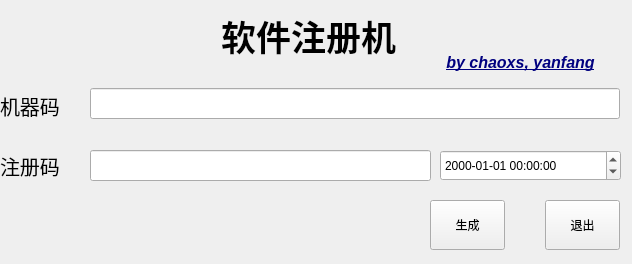
<?xml version="1.0" encoding="UTF-8"?>
<ui version="4.0">
 <class>MainWindow</class>
 <widget class="QMainWindow" name="MainWindow">
  <property name="geometry">
   <rect>
    <x>0</x>
    <y>0</y>
    <width>632</width>
    <height>264</height>
   </rect>
  </property>
  <property name="windowTitle">
   <string>注册机 V1.0</string>
  </property>
  <widget class="QWidget" name="centralWidget">
   <widget class="QDateEdit" name="dateEdit">
    <property name="geometry">
     <rect>
      <x>440</x>
      <y>150</y>
      <width>181</width>
      <height>31</height>
     </rect>
    </property>
    <property name="displayFormat">
     <string>yyyy-MM-dd hh:mm:ss</string>
    </property>
   </widget>
   <widget class="QPushButton" name="pushButton">
    <property name="geometry">
     <rect>
      <x>430</x>
      <y>200</y>
      <width>75</width>
      <height>50</height>
     </rect>
    </property>
    <property name="text">
     <string>生成</string>
    </property>
   </widget>
   <widget class="QLineEdit" name="lineEdit">
    <property name="geometry">
     <rect>
      <x>90</x>
      <y>88</y>
      <width>530</width>
      <height>31</height>
     </rect>
    </property>
    <property name="font">
     <font>
      <pointsize>15</pointsize>
     </font>
    </property>
   </widget>
   <widget class="QLabel" name="label_2">
    <property name="geometry">
     <rect>
      <x>0</x>
      <y>150</y>
      <width>81</width>
      <height>31</height>
     </rect>
    </property>
    <property name="font">
     <font>
      <pointsize>15</pointsize>
     </font>
    </property>
    <property name="text">
     <string>注册码</string>
    </property>
   </widget>
   <widget class="QPushButton" name="pushButton_2">
    <property name="geometry">
     <rect>
      <x>545</x>
      <y>200</y>
      <width>75</width>
      <height>50</height>
     </rect>
    </property>
    <property name="text">
     <string>退出</string>
    </property>
   </widget>
   <widget class="QLineEdit" name="lineEdit_2">
    <property name="geometry">
     <rect>
      <x>90</x>
      <y>150</y>
      <width>341</width>
      <height>31</height>
     </rect>
    </property>
    <property name="font">
     <font>
      <pointsize>15</pointsize>
     </font>
    </property>
   </widget>
   <widget class="QLabel" name="label">
    <property name="geometry">
     <rect>
      <x>0</x>
      <y>90</y>
      <width>81</width>
      <height>31</height>
     </rect>
    </property>
    <property name="font">
     <font>
      <pointsize>15</pointsize>
     </font>
    </property>
    <property name="text">
     <string>机器码</string>
    </property>
   </widget>
   <widget class="QLabel" name="label_3">
    <property name="geometry">
     <rect>
      <x>221</x>
      <y>10</y>
      <width>231</width>
      <height>51</height>
     </rect>
    </property>
    <property name="font">
     <font>
      <family>华文隶书</family>
      <pointsize>14</pointsize>
     </font>
    </property>
    <property name="text">
     <string>&lt;html&gt;&lt;head/&gt;&lt;body&gt;&lt;p&gt;&lt;span style=&quot; font-size:26pt; font-weight:600;&quot;&gt;软件注册机&lt;/span&gt;&lt;/p&gt;&lt;/body&gt;&lt;/html&gt;</string>
    </property>
    <property name="textFormat">
     <enum>Qt::AutoText</enum>
    </property>
   </widget>
   <widget class="QLabel" name="label_4">
    <property name="geometry">
     <rect>
      <x>420</x>
      <y>50</y>
      <width>201</width>
      <height>25</height>
     </rect>
    </property>
    <property name="text">
     <string>&lt;html&gt;&lt;head/&gt;&lt;body&gt;&lt;p align=&quot;center&quot;&gt;&lt;span style=&quot; font-size:12pt; font-weight:600; font-style:italic; text-decoration: underline; color:#00007f;&quot;&gt;by chaoxs, yanfang&lt;/span&gt;&lt;/p&gt;&lt;/body&gt;&lt;/html&gt;</string>
    </property>
   </widget>
  </widget>
 </widget>
 <layoutdefault spacing="6" margin="11"/>
 <resources/>
 <connections/>
</ui>
